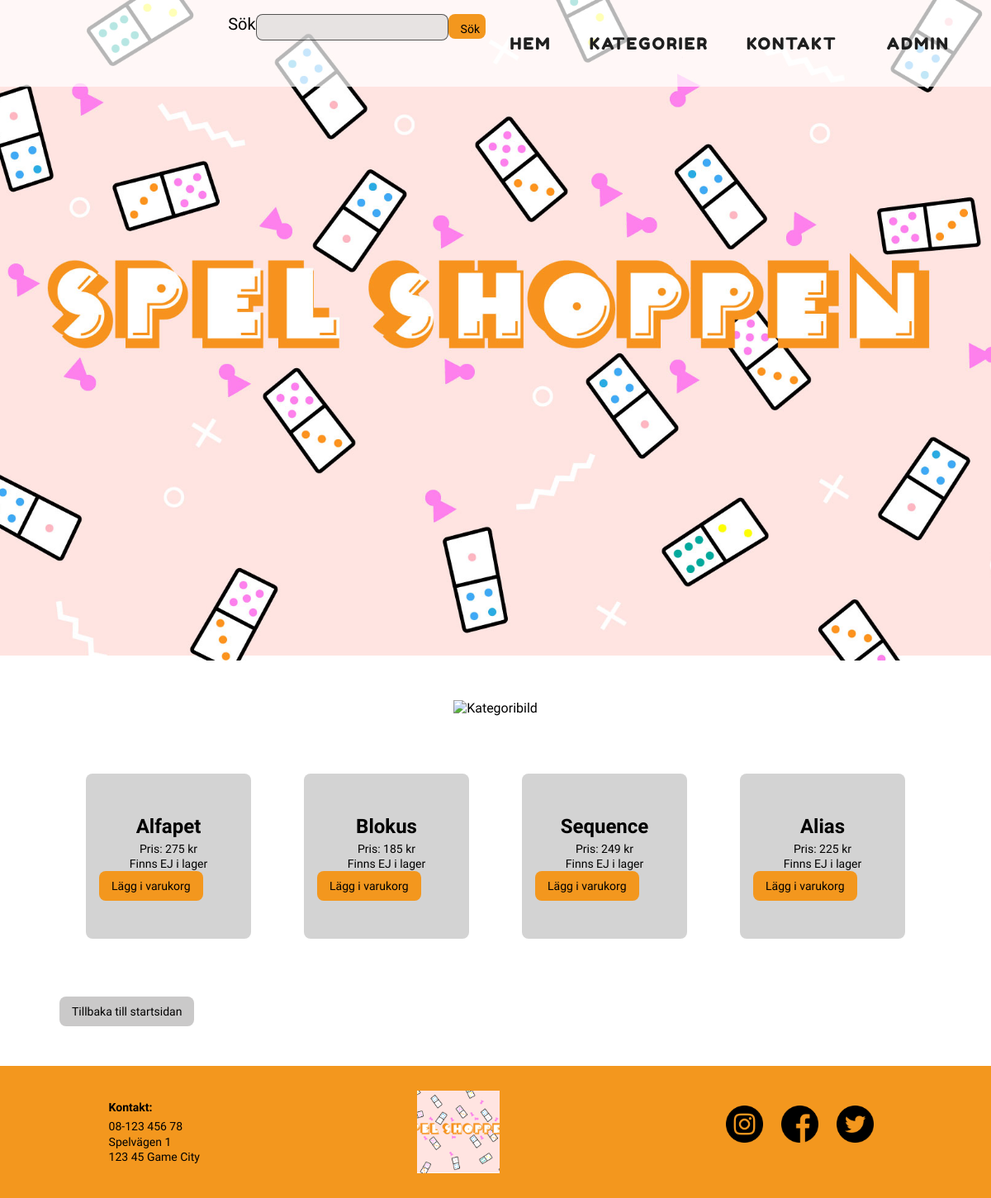
The page /categorypage/categorypage.php?id=1 on the database as committed earlier.
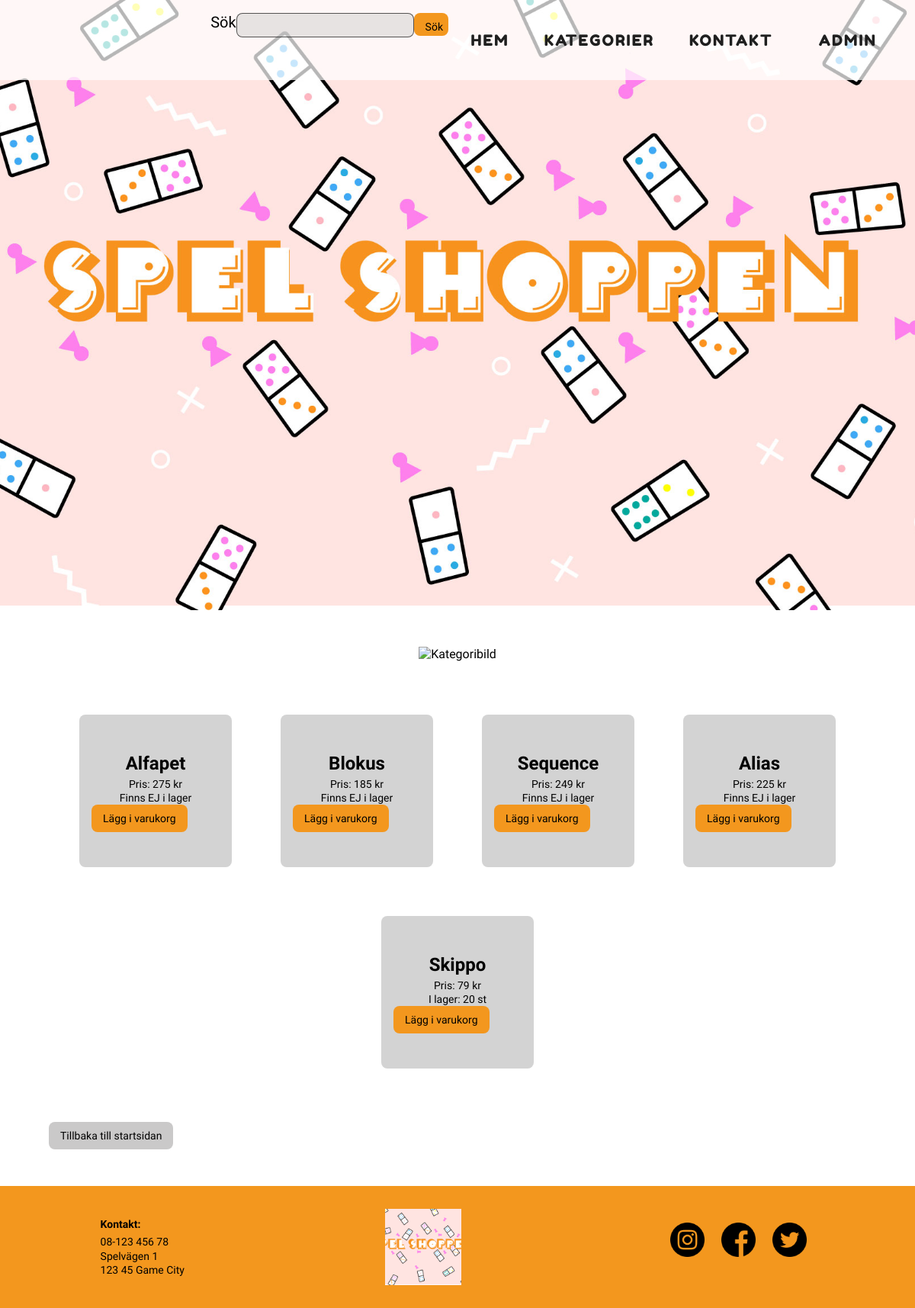
The same page on the database as committed later.
### tables this page shows
CREATE TABLE `webshop_products` (
  `productid` int(11) NOT NULL,
  `categoryid` int(11) NOT NULL,
  `title` varchar(500) NOT NULL,
  `description` varchar(1000) NOT NULL,
  `price` decimal(10,0) NOT NULL,
  `quantity` int(11) NOT NULL,
  `productimg` varchar(1000) NOT NULL,
  `date` date NOT NULL DEFAULT current_timestamp()
);

### categorypage/categorypage.php (the view, shortened to what this page needs)
<?php
require_once '../header_extern.php';
require_once '../config/db.php';
if ($_SERVER['REQUEST_METHOD'] === 'GET') {
  $currentCategory = htmlspecialchars($_GET['id']);
}
$stmt = $db->prepare("SELECT * FROM webshop_products WHERE categoryid = $currentCategory");
$stmt->execute();
?>
<section class="hero">
  <div class="categorypage_logo img-container">
    <img class="img-container__img" src="category.jpg" alt="Kategoribild">
  </div>
</section>
<section>
  <br>
  <br>
  <div class="categorypage_products">
    <?php
    while ($row = $stmt->fetch(PDO::FETCH_ASSOC)) :
      $title = htmlspecialchars($row['title']);
      $price = htmlspecialchars($row['price']);
      $productid = htmlspecialchars($row['productid']);
      $quantity = htmlspecialchars($row['quantity']);
      if ($quantity == "0") {
        $any_items = "<span>Finns EJ i lager</span>";
      } else {
        $any_items = "I lager: " . $quantity . " st";
      }
      echo
        "<div class='product_card'>
              <a href= '../product/product_info.php? id=$productid'
              class='product_title'>$title</a>
              <p class='product_price'>Pris: $price kr</p>
              <p class='any-items'>$any_items</p>
            <button id='cart-btn' class='cart-btn product_card-btn'><a href= '../order/orderpage.php?id=$productid'>Lägg i varukorg</a></button>
          </div>";
    endwhile;
    ?>
  </div>
  <br>
  <br>
  <button class="btn-back"><a href="../index.php">Tillbaka till startsidan</a></button>
</section>
<?php require_once '../footer.php'; ?>

Rows that differ between the two databases and show on the page:
added webshop_products: title "Skippo", price "79", quantity "I lager: 20 st"
